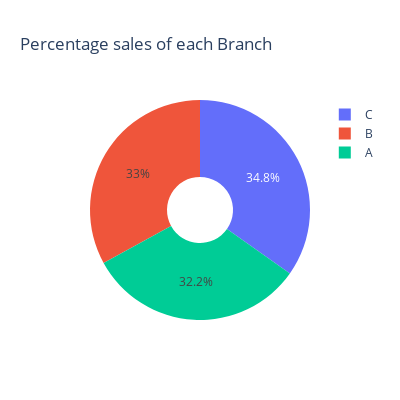

Here is the notebook cell this chart was saved with:
### Code cell
fig = px.pie(CityBranched, values='Total',names='Branch', hole=.3, width=400, height=400, title='Percentage sales of each Branch')
fig.show()

### Figure 1 — Plotly figure (JSON) as saved in the notebook; plotly's stock layout.template omitted (floating-point values rounded to 4 significant figures)
{"data": [{"domain": {"x": [0, 1], "y": [0, 1]}, "hole": 0.3, "hovertemplate": "Branch=%{label}<br>Total=%{value}<extra></extra>", "labels": ["A", "B", "C", "A", "B", "C", "A", "B", "C"], "legendgroup": "", "name": "", "showlegend": true, "type": "pie", "values": [0, 319.9, 0, 0, 0, 337.1, 312.4, 0, 0]}], "layout": {"height": 400, "legend": {"tracegroupgap": 0}, "title": {"text": "Percentage sales of each Branch"}, "width": 400}}
